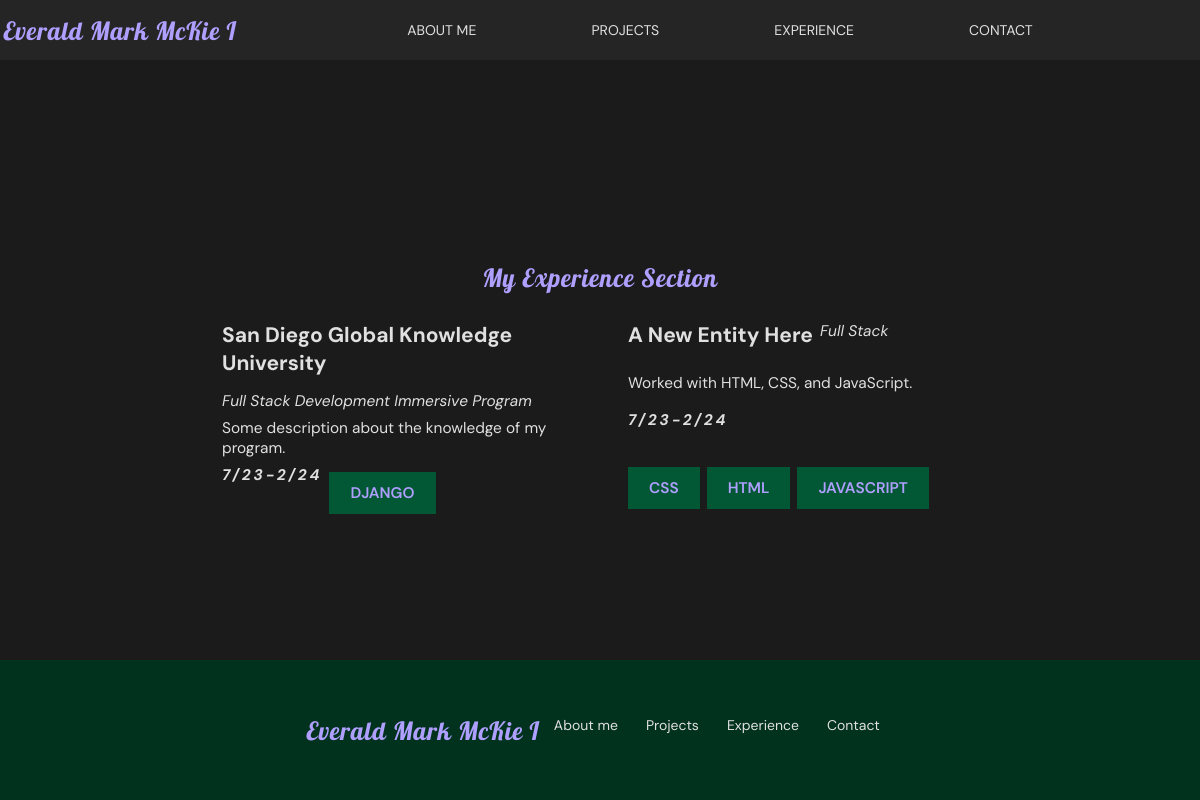
The app's page /experience/ with its own data.
### experience/models.py (models this page shows, shortened)
class Experience(models.Model):
    entity = models.CharField(max_length=225)
    title = models.TextField(max_length=100)
    description = models.TextField()
    period = models.CharField(max_length=50)
    technologies = models.ManyToManyField(Technology)

class Technology(models.Model):
    name = models.CharField(max_length=100)

### experience/views.py (the view)
# urls.py: path('', views.experience_list, name='experience_list'),
def experience_list(request):
    experiences = Experience.objects.all()
    return render(request, 'experience/list.html',{
        'experiences': experiences
    })

### templates/experience/list.html (shortened to what this page needs)
{% extends 'base.html' %}
{% load static %}
{% block content %}
    <section class="experience-section center">
        <h2>My Experience Section</h2>
        <div class="experience-list">
            {% for exp in experiences %}
                <div class="experience-card">
                    <p>{{ exp.entity }}</p>
                    <p>{{ exp.title }}</p>
                    <p>{{ exp.description }}</p>
                    <p>{{ exp.period }}</p>
                    <div class="technologies center">
                        {% for tech in exp.technologies.all %}
                            <label>{{ tech.name }}</label>
                        {% endfor %}
                    </div>
                </div>
            {% endfor %}
        </div>
    </section>
{% endblock content %}

### static/css/base.css (style rules this page uses)
:root { --primary-color: #af9fff; --primary-color-100: #EAE5FF; --primary-color-300: #7F66FF; --secondary-color: #025834; --secondary-color-600: #04C876; --secondary-color-900: #01321E; --neutral-color: #E0E0E0; --background-color: #1B1B1B; --surface-color: #252525; --lobster-font: 'lobster', sans-serif; --sans-font: 'DM Sans', sans-serif; }
.center { display: flex; justify-content: center; align-items: center; }
html { font-size: 14px; background-color: var(--background-color); }
* { font-family: var(--sans-font); margin: 0px; padding: 0px; }
body { height: 100vh; display: flex; flex-direction: column; justify-content: space-between; }
h2 { color: var(--primary-color); font-family: var(--lobster-font); font-weight: 400; letter-spacing: 0.06rem; font-size: 1.8rem; }
p { color: var(--neutral-color); font-size: 1.1rem; }

### static/css/section.css (style rules this page uses)
.skills label, .technologies label { color: var(--primary-color); background-color: var(--secondary-color); font-size: 1.1rem; text-transform: uppercase; font-weight: 600; padding: 0.8rem 1.5rem; cursor: initial; }
.technologies { justify-content: flex-start; flex-wrap: wrap; gap: 0.5rem; margin-top: 0.5rem; }
a p:nth-child(2), .experience-card p:nth-child(1) { font-size: 1.5rem; font-weight: bolder; margin-bottom: 0.5rem; }
a p:nth-child(3), .experience-card p:nth-child(2) { font-style: italic; }
a p:nth-child(4), .experience-card p:nth-child(4) { font-style: italic; font-weight: bolder; letter-spacing: 0.2rem; margin-bottom: 0.5rem; }
.experience-section { flex-direction: column; margin-top: 4rem; }
.experience-list { margin-top: 2rem; display: flex; flex-wrap: wrap; justify-content: center; width: 100%; gap: 4rem; }
.experience-card { display: flex; flex-wrap: wrap; width: 25rem; gap: 0.5rem; padding: o.5rem; }

### records on screen
Experience: entity "San Diego Global Knowledge University", title "Full Stack Development Immersive Program", description "Some description about the knowledge of my program.", period "7/23-2/24"
Technology: name "DJANGO"
Experience: entity "A New Entity Here", title "Full Stack", description "Worked with HTML, CSS, and JavaScript.", period "7/23-2/24"
Technology: name "CSS"
Technology: name "HTML"
Technology: name "JAVASCRIPT"
